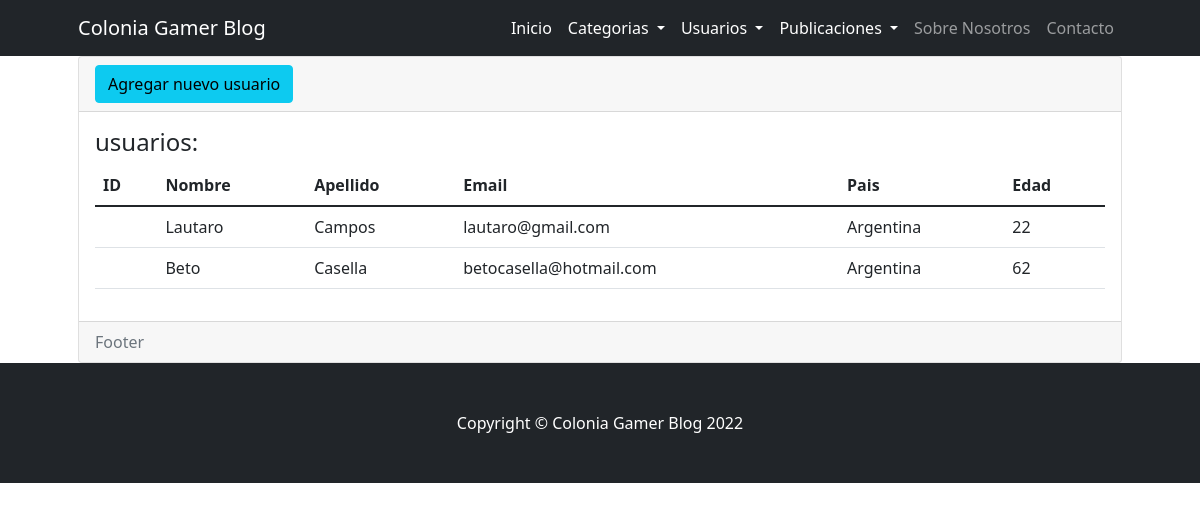
The page /usuarios on the database its author committed.
### BlogApp/models.py (models this page shows)
class Usuario(models.Model):
  Nombre= models.CharField(max_length=30)
  Apellido= models.CharField(max_length=30)
  Email=models.EmailField()
  Pais=models.CharField(max_length=30)
  Edad=models.IntegerField()

### BlogApp/views.py (the view)
# urls.py: path("usuarios",views.usuarios, name="usuarios"),
def usuarios(request):
  usu = Usuario.objects.all()
  return render(request,"BlogApp/usuarios.html",{"Usuarios": usu})

### BlogApp/templates/BlogApp/usuarios.html (shortened to what this page needs)
{% extends "BlogApp/base.html" %}
{% block contenido %}
<div class="container px-5">
<div class="card">
  <div class="card-header">
    <td> <a name="" id="" class="btn btn-info" href="crear_usuario" role="button">Agregar nuevo usuario</a>
  </div>
  <div class="card-body">
    <h4 class="card-title">usuarios:</h4>
    <table class="table">
      <thead>
        <tr>
          <th>ID</th>
          <th>Nombre</th>
          <th>Apellido</th>
          <th>Email</th>
          <th>Pais</th>
          <th>Edad</th>
        </tr>
      </thead>
      <tbody>
        {% for usuario in Usuarios %}
        <tr>
          <td>{{usurio.id}}</td>
          <td>{{usuario.Nombre}}</td>
          <td>{{usuario.Apellido}}</td>
          <td>{{usuario.Email}}</td>
          <td>{{usuario.Pais}}</td>
          <td>{{usuario.Edad}}</td>
        </tr>
        {% endfor %}
      </tbody>
    </table>
  </div>
  <div class="card-footer text-muted">
    Footer
  </div>
</div>
</div>
{% endblock %}

### rows shown on the page
Usuario: Nombre "Lautaro", Apellido "Campos", Email "lautaro@gmail.com", Pais "Argentina", Edad "22"
Usuario: Nombre "Beto", Apellido "Casella", Email "betocasella@hotmail.com", Pais "Argentina", Edad "62"
